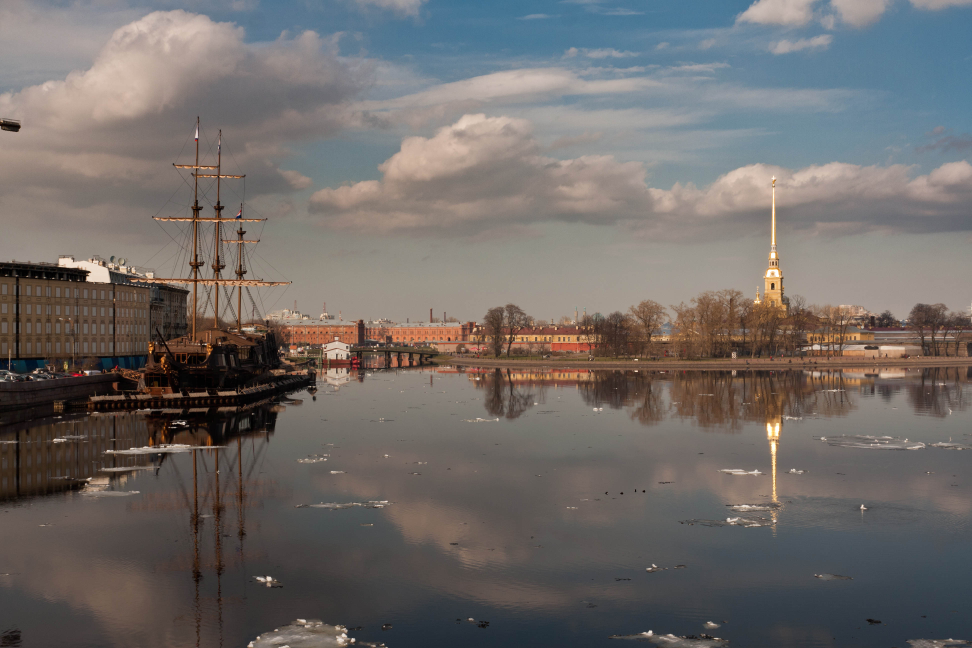
#> input picture imgs/boat/boat1.jpg, 3888 x 2592 px, found by its file name (shown at 1/4 size)
$ python preprocessing.py
#> lines starting #> are read from the running program, lines starting #| are printed output that depends on the picture
"""
Module 1: Image Preprocessing
Input: Raw images from camera
Output: Preprocessed images ready for feature detection
Implementation: Using OpenCV2 functions
"""

import cv2
import numpy as np


class ImagePreprocessor:
    """
    Handles image preprocessing operations including resizing and normalization.
    """

    def __init__(self, target_width=800):
        """
        Initialize the preprocessor.

        Args:
            target_width (int): Target width for resizing images (default: 800px)
        """
        self.target_width = target_width

    def preprocess(self, image_path, normalize=True, equalize_hist=False):
        """
        Preprocess a single image.

        Args:
            image_path (str): Path to the input image
            normalize (bool): Whether to normalize pixel values to [0, 1]
            equalize_hist (bool): Whether to apply histogram equalization

        Returns:
            tuple: (preprocessed_color_image, grayscale_image)
        """
#> called with image_path = 'imgs/boat/boat1.jpg', normalize = True, equalize_hist = False
        # Read image
        img = cv2.imread(image_path)
#> img is the input picture: shape (2592, 3888, 3); mean B, G, R 104, 106.6, 111.8
        if img is None:
            raise ValueError(f"Could not read image from {image_path}")

        # Resize image to consistent dimensions
        img_resized = self.resize_image(img)
#> in resize_image, `resized = cv2.resize(image, (self.target_width, new_height), interpola..`:
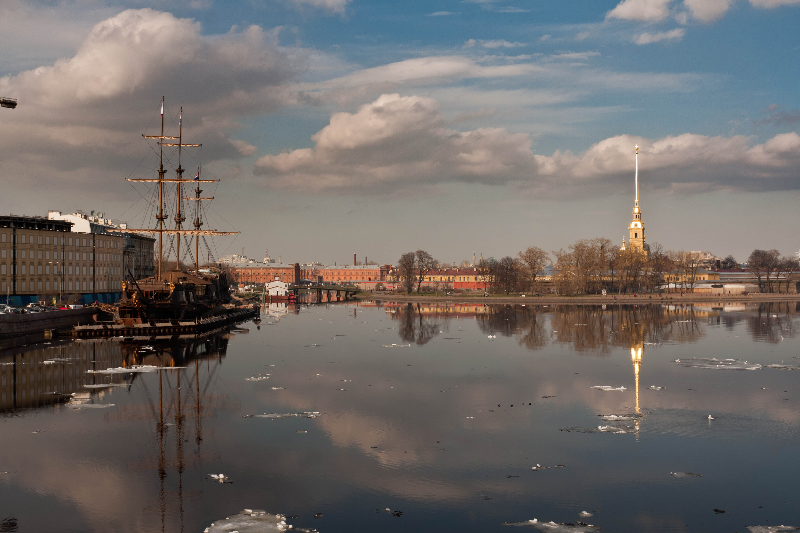
#> resized: shape (533, 800, 3); mean B, G, R 103.9, 106.5, 111.7

        # Convert to grayscale
        gray = cv2.cvtColor(img_resized, cv2.COLOR_BGR2GRAY)
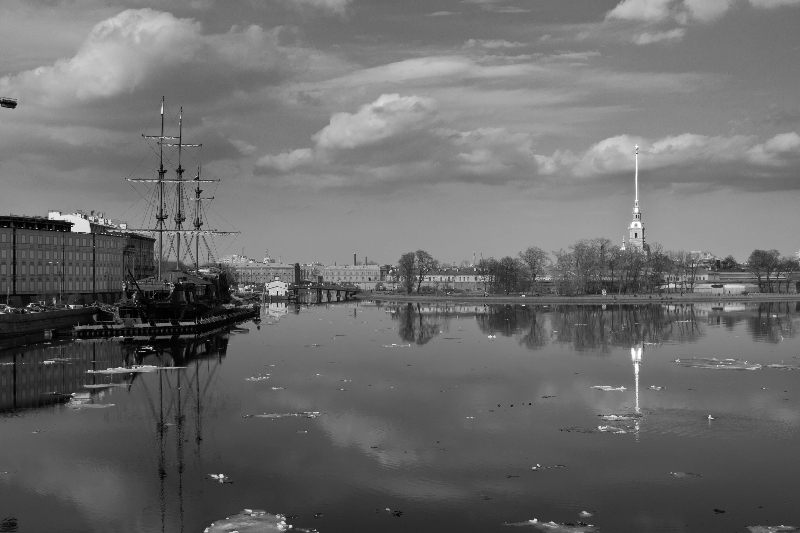
#> gray: shape (533, 800); min 0, max 255, mean 107.8

        # Optional: Histogram equalization for better contrast
        if equalize_hist:
            gray = cv2.equalizeHist(gray)

        # Normalize pixel values to [0, 1] range
        if normalize:
            img_normalized = img_resized.astype(np.float32) / 255.0
            gray_normalized = gray.astype(np.float32) / 255.0
        else:
            img_normalized = img_resized
            gray_normalized = gray

        return img_normalized, gray_normalized

    def resize_image(self, image):
        """
        Resize image to target width while maintaining aspect ratio.

        Args:
            image (np.ndarray): Input image

        Returns:
            np.ndarray: Resized image
        """
        height, width = image.shape[:2]

        # Calculate new height to maintain aspect ratio
        aspect_ratio = height / width
        new_height = int(self.target_width * aspect_ratio)

        # Resize image
        resized = cv2.resize(image, (self.target_width, new_height),
                           interpolation=cv2.INTER_LINEAR)

        return resized

    # [86 lines left out: functions preprocess_batch, color_correction, _match_histograms, not called in this run]


if __name__ == "__main__":
    # Example usage
    preprocessor = ImagePreprocessor(target_width=800)

    # Test with single image
    try:
        color_img, gray_img = preprocessor.preprocess(
            "imgs/boat/boat1.jpg",
            normalize=True,
            equalize_hist=False
        )
        print(f"Color image shape: {color_img.shape}")
#| Color image shape: (533, 800, 3)
        print(f"Gray image shape: {gray_img.shape}")
#| Gray image shape: (533, 800)
        print(f"Color image range: [{color_img.min():.3f}, {color_img.max():.3f}]")
#| Color image range: [0.000, 1.000]
        print(f"Gray image range: [{gray_img.min():.3f}, {gray_img.max():.3f}]")
#| Gray image range: [0.000, 1.000]
    except Exception as e:
        print(f"Error: {e}")

$ run again, with imgs/boat/boat2.jpg copied over imgs/boat/boat1.jpg
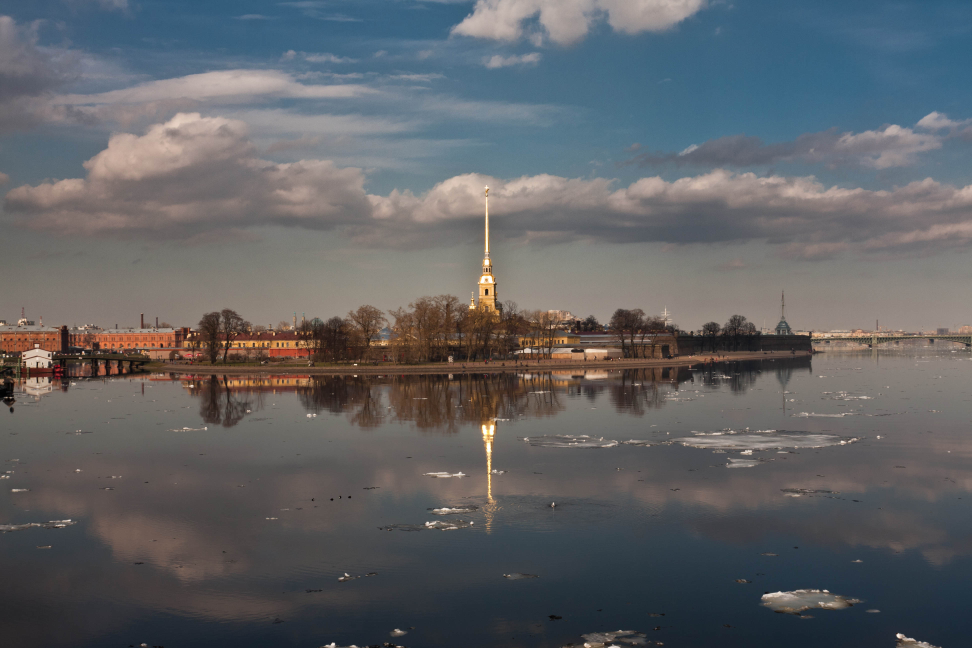
#> input picture imgs/boat/boat2.jpg, 3888 x 2592 px, found by its file name (shown at 1/4 size)
#> in preprocess, img is the input picture: shape (2592, 3888, 3); mean B, G, R 101, 98, 96.5
#> in resize_image, `resized = cv2.resize(image, (self.target_width, new_height), interpola..`:
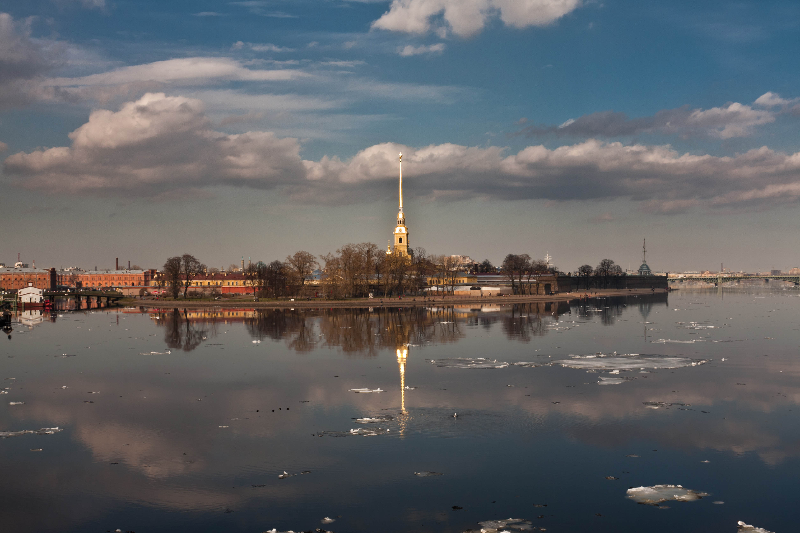
#> resized: shape (533, 800, 3); mean B, G, R 100.9, 98, 96.4
#> in preprocess, `gray = cv2.cvtColor(img_resized, cv2.COLOR_BGR2GRAY)`:
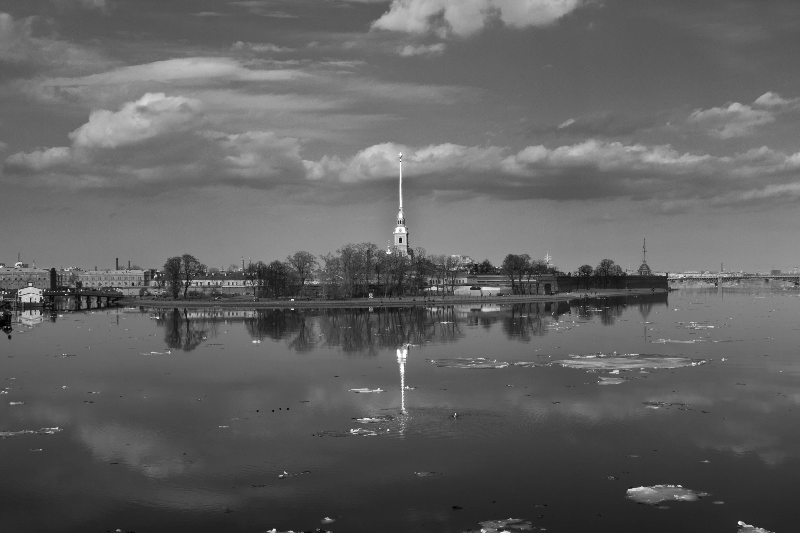
#> gray: shape (533, 800); min 1, max 255, mean 97.8
#| Color image shape: (533, 800, 3)
#| Gray image shape: (533, 800)
#| Color image range: [0.000, 1.000]
#| Gray image range: [0.004, 1.000]

$ run again, with imgs/boat/boat3.jpg copied over imgs/boat/boat1.jpg
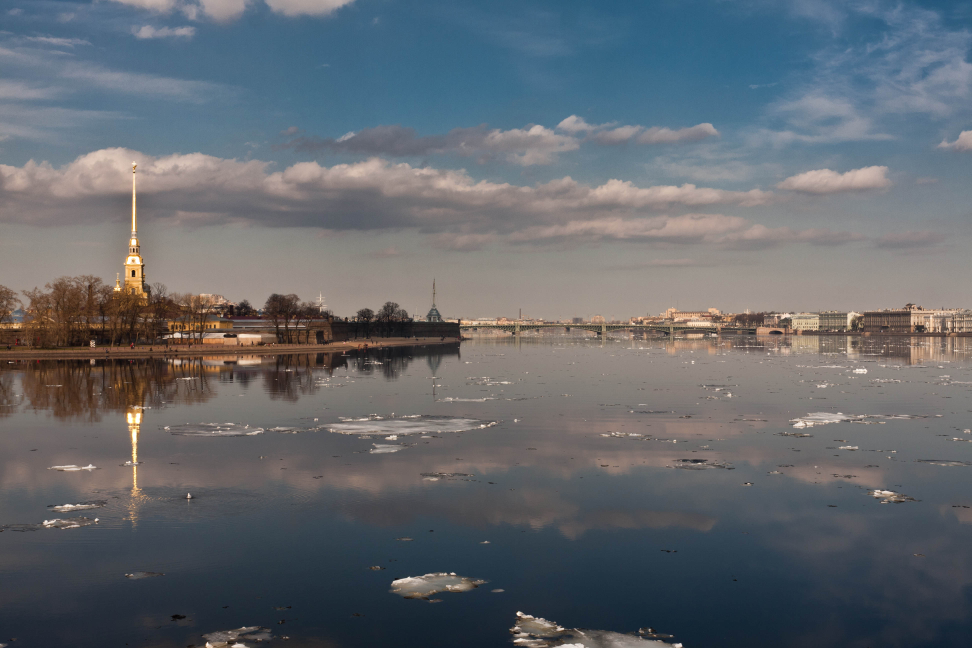
#> input picture imgs/boat/boat3.jpg, 3888 x 2592 px, found by its file name (shown at 1/4 size)
#> in preprocess, img is the input picture: shape (2592, 3888, 3); mean B, G, R 109.4, 103.9, 99.5
#> in resize_image, `resized = cv2.resize(image, (self.target_width, new_height), interpola..`:
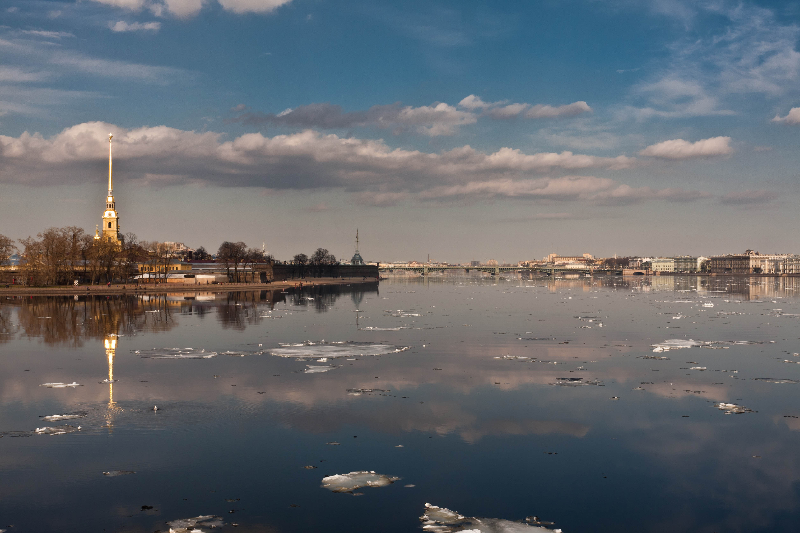
#> resized: shape (533, 800, 3); mean B, G, R 109.3, 103.8, 99.4
#> in preprocess, `gray = cv2.cvtColor(img_resized, cv2.COLOR_BGR2GRAY)`:
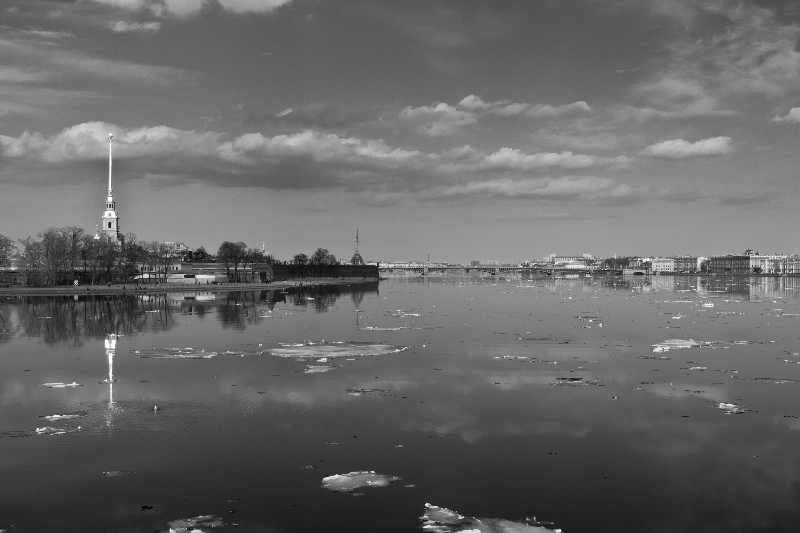
#> gray: shape (533, 800); min 3, max 255, mean 103.1
#| Color image shape: (533, 800, 3)
#| Gray image shape: (533, 800)
#| Color image range: [0.000, 1.000]
#| Gray image range: [0.012, 1.000]

$ run again, with imgs/boat/boat4.jpg copied over imgs/boat/boat1.jpg
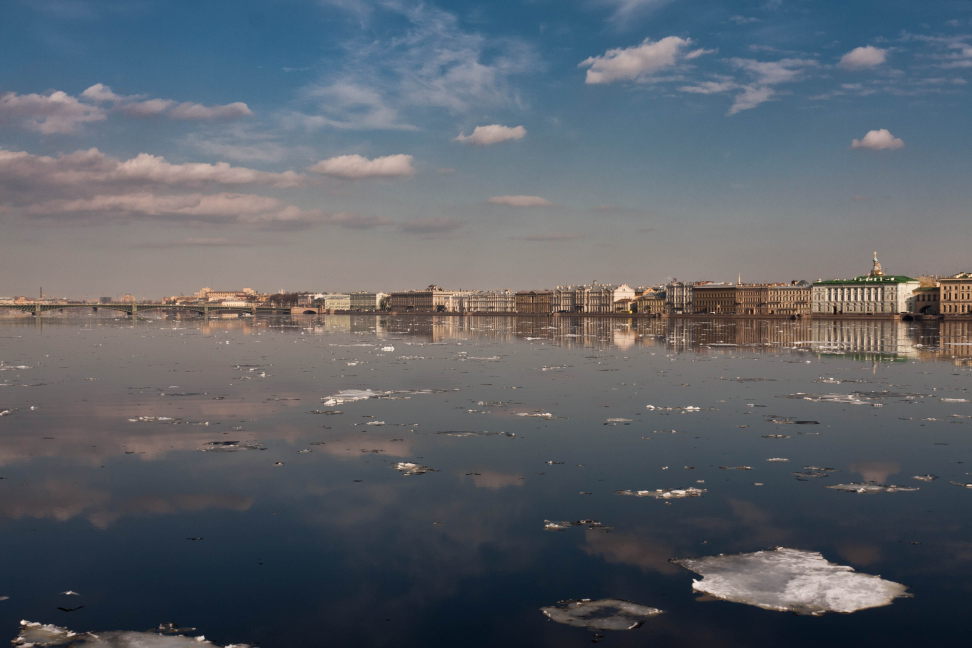
#> input picture imgs/boat/boat4.jpg, 3888 x 2592 px, found by its file name (shown at 1/4 size)
#> in preprocess, img is the input picture: shape (2592, 3888, 3); mean B, G, R 105.3, 97.9, 92.4
#> in resize_image, `resized = cv2.resize(image, (self.target_width, new_height), interpola..`:
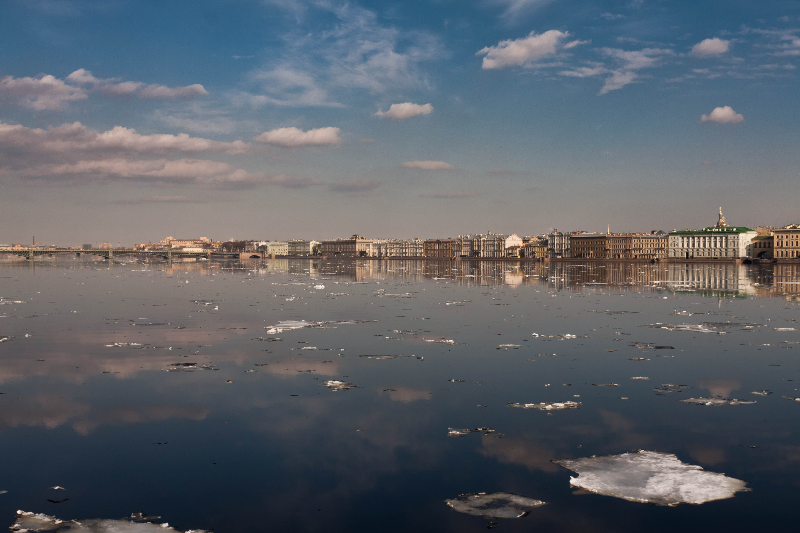
#> resized: shape (533, 800, 3); mean B, G, R 105.2, 97.8, 92.3
#> in preprocess, `gray = cv2.cvtColor(img_resized, cv2.COLOR_BGR2GRAY)`:
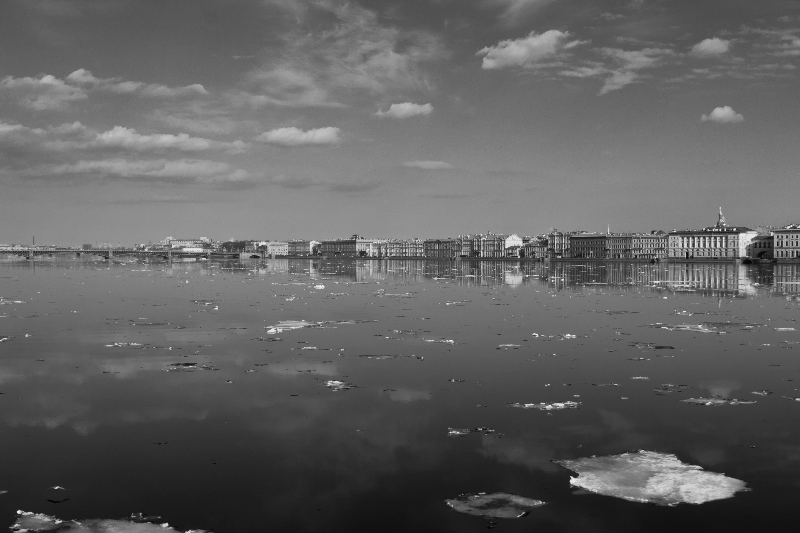
#> gray: shape (533, 800); min 0, max 251, mean 97
#| Color image shape: (533, 800, 3)
#| Gray image shape: (533, 800)
#| Color image range: [0.000, 1.000]
#| Gray image range: [0.000, 0.984]
